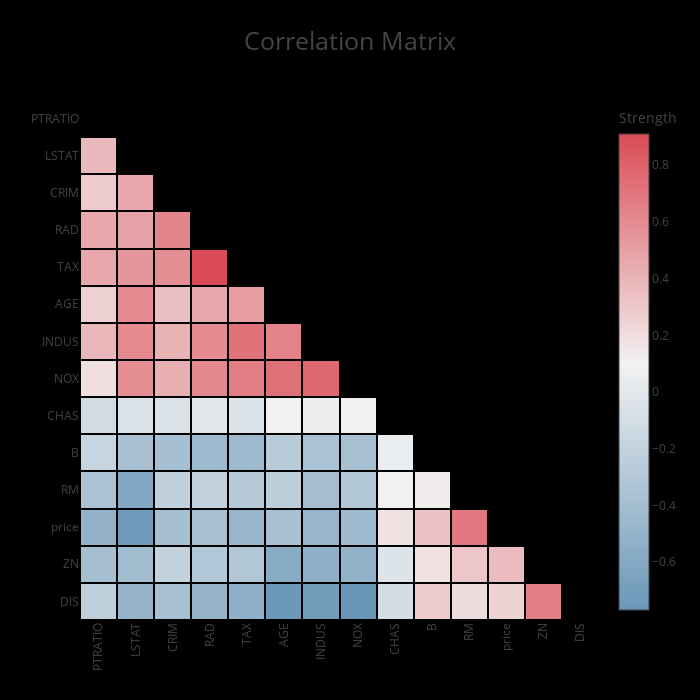

Notebook source saved alongside this figure:
### Markdown cell above
Features like `AGE` and `DIS` appear to be inversely correlated. `CHAS` doesn't appear to have strong correlation with any other feature.

It might also help to re-order the features for comparisons using the `cluster` argument.

### Code cell
dd.correlation_matrix(df, cluster=True)

### Figure 1 — Plotly figure (JSON) as saved in the notebook; plotly's stock layout.template omitted (floating-point values rounded to 4 significant figures; data arrays with more than 128 entries replaced by an {"elided": "..."} marker saying what was removed)
{"data": [{"colorbar": {"title": {"text": "Strength"}}, "colorscale": [[0, "rgb(105.84626995902877, 151.2308466393525, 184.30774150806306)"], [0.5165, "rgb(242, 242, 242)"], [1, "rgb(219.24429528667045, 74.51801330989447, 85.44075157229265)"]], "connectgaps": false, "type": "heatmap", "uid": "3c839d6d-8285-475f-b9e7-7d92195b0fe7", "x": ["PTRATIO", "LSTAT", "CRIM", "RAD", "TAX", "AGE", "INDUS", "NOX", "CHAS", "B", "RM", "price", "ZN", "DIS"], "xgap": 2, "y": ["DIS", "ZN", "price", "RM", "B", "CHAS", "NOX", "INDUS", "AGE", "TAX", "RAD", "CRIM", "LSTAT", "PTRATIO"], "ygap": 2, "z": {"elided": "14x14 float values"}}], "layout": {"autosize": false, "height": 700, "paper_bgcolor": "rgb(0,0,0,0)", "plot_bgcolor": "rgb(0,0,0,0)", "title": {"font": {"size": 25}, "text": "Correlation Matrix"}, "width": 700, "xaxis": {"automargin": true, "autorange": true, "range": [-0.5, 13.5], "showgrid": false, "tickangle": -90, "ticks": "", "type": "category"}, "yaxis": {"automargin": true, "autorange": true, "range": [-0.5, 13.5], "showgrid": false, "ticks": "", "type": "category"}}}
